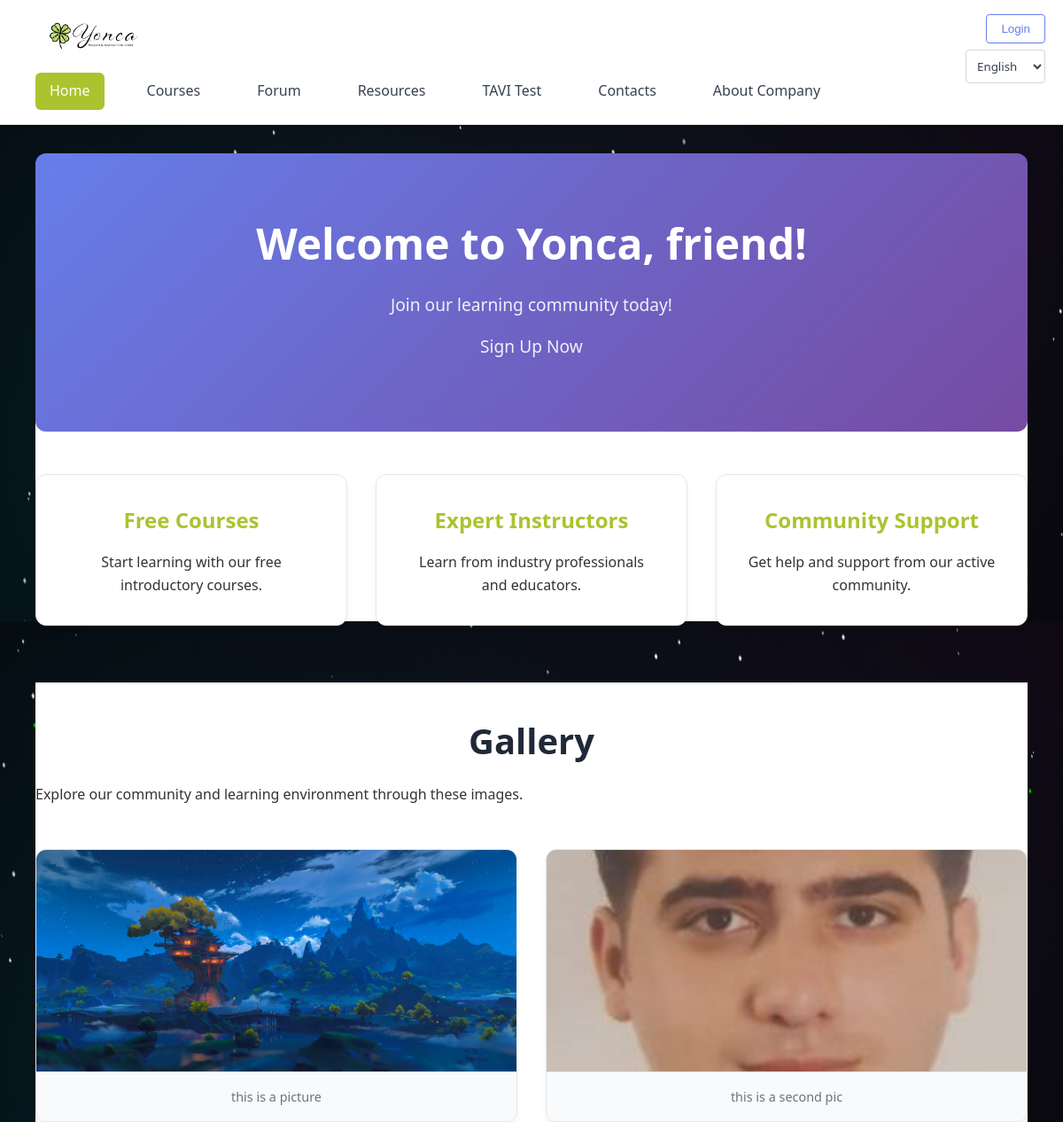
The page / on the database its author committed.
### yonca/models/__init__.py (models this page shows, shortened)
class HomeContent(db.Model):
    id = db.Column(db.Integer, primary_key=True)
    welcome_title = db.Column(db.String(200), default="Welcome to Yonca")
    subtitle = db.Column(db.String(500), default="Your gateway to knowledge and community learning.")
    get_started_text = db.Column(db.String(200), default="Get Started")
    features = db.Column(db.JSON, default=[
        {"title": "Courses", "description": "Access educational courses and learning materials."},
        {"title": "Community Forum", "description": "Connect with fellow learners, ask questions, and share knowledge."},
        {"title": "Learning Materials", "description": "Access educational resources and study materials."},
        {"title": "Secure PDF Library", "description": "Upload and access protected PDF documents."}
    ])
    logged_out_welcome_title = db.Column(db.String(200), default="Welcome to Yonca")
    logged_out_subtitle = db.Column(db.String(500), default="Join our learning community today!")
    logged_out_get_started_text = db.Column(db.String(200), default="Sign Up Now")
    logged_out_features = db.Column(db.JSON, default=[
        {"title": "Free Courses", "description": "Access our free educational courses."},
        {"title": "Community", "description": "Join discussions with fellow learners."},
        {"title": "Resources", "description": "Browse our learning materials."},
        {"title": "Sign Up", "description": "Create your account to get started."}
    ])
    gallery_images = db.Column(db.JSON, default=[
        {"url": "https://via.placeholder.com/400x250/abc32f/ffffff?text=Learning+Community", "alt": "Learning Community", "caption": "Our vibrant learning community"},
        {"url": "https://via.placeholder.com/400x250/4a90e2/ffffff?text=Interactive+Courses", "alt": "Interactive Courses", "caption": "Engage with interactive course content"},
        {"url": "https://via.placeholder.com/400x250/7ed321/ffffff?text=Study+Groups", "alt": "Study Groups", "caption": "Collaborate in study groups"}
    ])
    is_active = db.Column(db.Boolean, default=True)

### yonca/routes/__init__.py (the view, shortened to what this page needs)
@main_bp.route('/')
def index():
    home_content = HomeContent.query.filter_by(is_active=True).first()
    if not home_content:
        home_content = HomeContent()
        from yonca import db
        db.session.add(home_content)
        db.session.commit()
    lang = request.args.get('lang', 'en')
    is_authenticated = current_user.is_authenticated
    if lang in ['en', 'ru']:
        with force_locale(lang):
            return render_template('index.html', current_locale=get_locale(), is_authenticated=is_authenticated, home_content=home_content)
    return render_template('index.html', current_locale=get_locale(), is_authenticated=is_authenticated, home_content=home_content)

### yonca/templates/index.html (shortened to what this page needs)
<!DOCTYPE html>
<html lang="{{ current_locale.language }}">
<head>
</head>
<body>
    <header>
        <div class="container">
            <div class="logo">
                <img src="/static/images/Logo.jpeg" alt="Yonca Logo">
            </div>
            <nav>
                <a href="javascript:void(0)" class="nav-link active" id="home-link">{{ _('Home') }}</a>
                <a href="javascript:void(0)" class="nav-link" id="courses-link">{{ _('Courses') }}</a>
                <a href="javascript:void(0)" class="nav-link" id="forum-link">{{ _('Forum') }}</a>
                <a href="javascript:void(0)" class="nav-link" id="resources-link">{{ _('Resources') }}</a>
                <a href="javascript:void(0)" class="nav-link" id="tavi-link">{{ _('TAVI Test') }}</a>
                <a href="javascript:void(0)" class="nav-link" id="contacts-link">{{ _('Contacts') }}</a>
                <a href="javascript:void(0)" class="nav-link" id="about-link">{{ _('About Company') }}</a>
            </nav>
            <div id="auth-buttons" style="position: absolute; top: 1rem; right: 20px; display: block;">
                <button id="login-btn" onclick="window.location.href='/login'">{{ _('Login') }}</button>
            </div>
            <div id="language-switcher" style="position: absolute; top: 3.5rem; right: 20px;">
                <select id="language-select" onchange="changeLanguage(this.value)">
                    <option value="en">English</option>
                </select>
            </div>
        </div>
    </header>
    <main class="container">
        <div class="white-overlay">
        <section id="home" class="page active">
            {% if is_authenticated %}
            <div class="hero">
                <h1>{{ home_content.welcome_title or _('Welcome to Yonca') }}</h1>
                <p>{{ home_content.subtitle or _('Your gateway to knowledge and community learning.') }}</p>
                <p>{{ home_content.get_started_text or _('Get Started') }}</p>
            </div>
            <div class="features">
                {% if home_content.features %}
                {% for feature in home_content.features %}
                <div class="feature-card">
                    <h3>{{ feature.title }}</h3>
                    <p>{{ feature.description }}</p>
                </div>
                {% endfor %}
                {% endif %}
            </div>
            {% else %}
            <div class="hero">
                <h1>{{ home_content.logged_out_welcome_title or _('Welcome to Yonca') }}</h1>
                <p>{{ home_content.logged_out_subtitle or _('Join our learning community today!') }}</p>
                <p>{{ home_content.logged_out_get_started_text or _('Sign Up Now') }}</p>
            </div>
            <div class="features">
                {% if home_content.logged_out_features %}
                {% for feature in home_content.logged_out_features %}
                <div class="feature-card">
                    <h3>{{ feature.title }}</h3>
                    <p>{{ feature.description }}</p>
                </div>
                {% endfor %}
                {% endif %}
            </div>
            {% endif %}
            <div class="gallery-section">
                <h2 class="section-title">{{ _('Gallery') }}</h2>
                <p>{{ _('Explore our community and learning environment through these images.') }}</p>
                <div class="gallery-grid">
                    {% if home_content.gallery_images %}
                    {% for image in home_content.gallery_images %}
                    <div class="gallery-item">
                        <img src="{{ image.url }}" alt="{{ image.alt }}" loading="lazy">
                        {% if image.caption %}
                        <div class="gallery-caption">{{ image.caption }}</div>
                        {% endif %}
                    </div>
                    {% endfor %}
                    {% endif %}
                </div>
            </div>
        </section>
        </div>
    </main>
</body>
</html>

### yonca/templates/index.html (style rules this page uses)
* { margin: 0; padding: 0; box-sizing: border-box; }
body { font-family: 'Segoe UI', Tahoma, Geneva, Verdana, sans-serif; line-height: 1.6; color: #333; background-color: #000; background-image: radial-gradient(circle at top right, rgba(121, 68, 154, 0.13), transparent), radial-gradient(circle at 20% 80%, rgba(41, 196, 255, 0.13), transparent); }
header { background: #ffffff; border-bottom: 1px solid #e0e0e0; padding: 1rem 0; box-shadow: 0 1px 3px rgba(0, 0, 0, 0.1); position: relative; }
.container { max-width: 1200px; margin: 0 auto; padding: 0 40px; }
.white-overlay { background: #fff; height: 66vh; overflow: visible; border-radius: 20px; }
.logo { font-size: 1.8rem; font-weight: bold; color: #abc32f; display: flex; align-items: center; }
.logo img { height: 50px; width: auto; }
nav { margin-top: 1rem; display: flex; gap: 2rem; flex-wrap: wrap; }
.nav-link { color: #374151; text-decoration: none; font-weight: 500; padding: 0.5rem 1rem; border-radius: 6px; transition: all 0.3s ease; position: relative; }
.nav-link.active { background-color: #abc32f; color: white; }
#auth-buttons button { background: white; color: #667eea; border: 1px solid #667eea; padding: 0.5rem 1rem; border-radius: 4px; cursor: pointer; font-weight: 500; transition: all 0.3s ease; }
#language-switcher select { background: white; color: #374151; border: 1px solid #d1d5db; padding: 0.5rem; border-radius: 4px; cursor: pointer; font-family: inherit; }
.page { display: none; }
.page.active { display: block; }
.hero { text-align: center; padding: 4rem 2rem; background: linear-gradient(135deg, #667eea 0%, #764ba2 100%); color: white; border-radius: 12px; margin: 2rem 0; }
.hero h1 { font-size: 3rem; margin-bottom: 1rem; font-weight: 700; }
.hero p { font-size: 1.2rem; margin-bottom: 1rem; opacity: 0.9; }
.features { display: grid; grid-template-columns: repeat(auto-fit, minmax(300px, 1fr)); gap: 2rem; margin: 3rem 0; }
.feature-card { background: #ffffff; border: 1px solid #e5e7eb; border-radius: 12px; padding: 2rem; text-align: center; box-shadow: 0 4px 6px rgba(0, 0, 0, 0.05); transition: transform 0.3s ease, box-shadow 0.3s ease; }
.feature-card h3 { color: #abc32f; margin-bottom: 1rem; font-size: 1.5rem; }
.gallery-grid { display: grid; grid-template-columns: repeat(auto-fit, minmax(300px, 1fr)); gap: 2rem; margin: 3rem 0; }
.gallery-item { background: #ffffff; border: 1px solid #e5e7eb; border-radius: 12px; overflow: hidden; box-shadow: 0 4px 6px rgba(0, 0, 0, 0.05); transition: transform 0.3s ease, box-shadow 0.3s ease; }
.gallery-item img { width: 100%; height: 250px; object-fit: cover; display: block; }
.gallery-caption { padding: 1rem; background: #f9fafb; text-align: center; font-size: 0.9rem; color: #6b7280; border-top: 1px solid #e5e7eb; }
.gallery-section { margin-top: 4rem; padding-top: 2rem; border-top: 2px solid #e5e7eb; background: #fff; }
.section-title { color: #1f2937; font-size: 2.5rem; margin-bottom: 1rem; text-align: center; font-weight: 700; }
button { background: #abc32f; color: white; border: none; padding: 0.75rem 1.5rem; border-radius: 6px; cursor: pointer; font-weight: 600; transition: background-color 0.3s ease; }

### rows shown on the page
HomeContent: logged_out_welcome_title "Welcome to Yonca, friend!", logged_out_subtitle "Join our learning community today!", logged_out_get_started_text "Sign Up Now"

### other values the page prints
{{ feature.title }} "Free Courses" "Expert Instructors" "Community Support"
{{ feature.description }} "Start learning with our free introductory courses." "Learn from industry professionals and educators." "Get help and support from our active community."
{{ image.caption }} "this is a picture" "this is a second pic"
